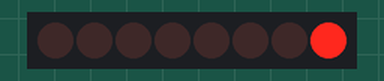
This program was run on a simulated Raspberry Pi (header pin numbers). Shown: 8 shift-register outputs drawn as a row of LEDs (first output left, lit = HIGH). What the program prints to the terminal is not drawn.

Above: at 0.05 s.
At 0.65 s:
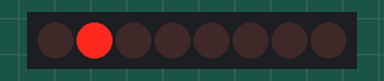
At 1.25 s:
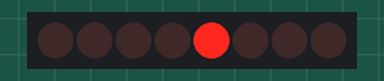
At 1.75 s:
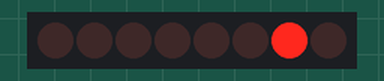
At 2.4 s:
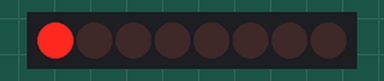
At 3.45 s:
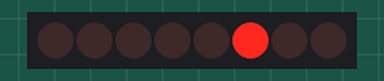
Timing chart, 0 to 3.8 s (numbered marks = the images above):
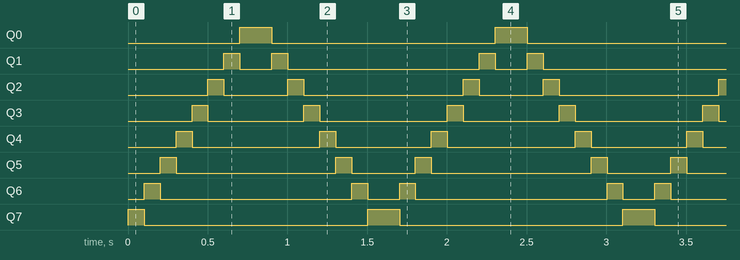

The program:

LightWater02.py
```python
import RPi.GPIO as GPIO
import time

# define the data bit that is transmitted  preferentially in the shiftout function
LSBFIRST = 1
MSBFIRST = 2

# define the pin for 74HC95
dataPin = 11  # DS Pin of 74HC95 (Pin 14)
latchPin = 13  # ST_CP Pin of 74HC95 (Pin 12)
clockPin = 15  # CH_CP Pin of 74HC95 (Pin 11)


def setup():
    GPIO.setmode(GPIO.BOARD)  # physical GPIO Numbering
    GPIO.setup(dataPin, GPIO.OUT)
    GPIO.setup(latchPin, GPIO.OUT)
    GPIO.setup(clockPin, GPIO.OUT)


# shiftOut function, output values with bits in order. Order is high or low
def shiftOut(dPin, cPin, order, val):
    for item in range(0, 8):
        GPIO.output(cPin, GPIO.LOW)
        if(order == LSBFIRST):  # Left to right flow
            GPIO.output(dPin, (0x01 & (val >> item) == 0x01)
                        and GPIO.HIGH or GPIO.LOW)
        elif(order == MSBFIRST):  # right to left flow
            GPIO.output(dPin, (0x80 & (val << item) == 0x80)
                        and GPIO.HIGH or GPIO.LOW)

        GPIO.output(cPin, GPIO.HIGH)

# 74HC595 chip is sued to convert serial data into parallel data. One byte into 8 bits and send to corresponding 8 ports
# hence expands IO ports of Raspberry Pi.


def loop():
    while True:
        x = 0x01
        for item in range(0, 8):
            GPIO.output(latchPin, GPIO.LOW)
            # sending serial data to 74HC595
            shiftOut(dataPin, clockPin, LSBFIRST, x)
            # output high level to latchPin and 74HC595 will update the data to parallel output
            GPIO.output(latchPin, GPIO.HIGH)
            x <<= 1  # move one bit left so that LED move one step in left
            time.sleep(0.1)
        x = 0x80
        for item in range(0, 8):
            GPIO.output(latchPin, GPIO.LOW)
            shiftOut(dataPin, clockPin, LSBFIRST, x)
            GPIO.output(latchPin, GPIO.HIGH)
            x >>= 1  # move one bit right so that LED move one step in right
            time.sleep(0.1)


def destroy():
    GPIO.cleanup()                    # Release GPIO resource


if __name__ == '__main__':
    print('Program is starting...')
    setup()
    try:
        loop()
    except KeyboardInterrupt:  # terminate app on ctrl-c
        destroy()
```

Measured:
- by itself, Q0: alternates HIGH for 0.20 s and LOW for 1.4 s
- by itself, Q1: repeats every 1.6 s: LOW 0.20 s, HIGH 0.10 s, LOW 1.2 s, HIGH 0.10 s
- by itself, Q2: repeats every 1.6 s: LOW 0.40 s, HIGH 0.10 s, LOW 1.0 s, HIGH 0.10 s
- by itself, Q3: repeats every 1.6 s: LOW 0.60 s, HIGH 0.10 s, LOW 0.80 s, HIGH 0.10 s
- by itself, Q4: repeats every 1.6 s: LOW 0.80 s, HIGH 0.10 s, LOW 0.60 s, HIGH 0.10 s
- by itself, Q5: repeats every 1.6 s: LOW 1.0 s, HIGH 0.10 s, LOW 0.40 s, HIGH 0.10 s
- by itself, Q6: repeats every 1.6 s: LOW 1.2 s, HIGH 0.10 s, LOW 0.20 s, HIGH 0.10 s
- by itself, Q7: repeats every 1.6 s: LOW 1.4 s, HIGH 0.20 s
